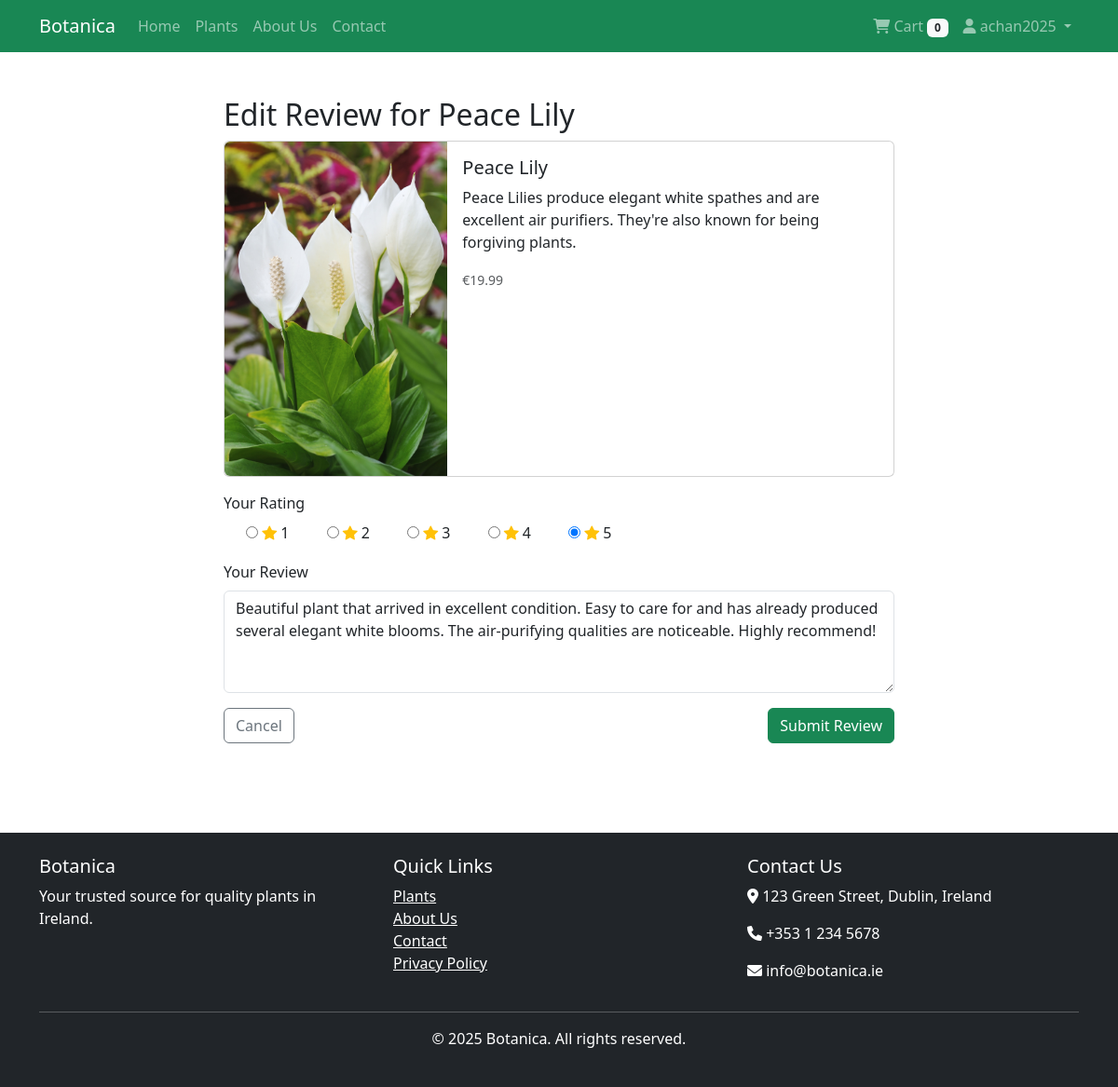
The app's page /reviews/edit/1/ (signed in) with its own data.
### products/models.py (models this page shows, shortened)
class Plant(models.Model):
    DIFFICULTY_CHOICES = (
        ('easy', 'Easy'),
        ('medium', 'Medium'),
        ('hard', 'Hard'),
    )
    name = models.CharField(max_length=100)
    category = models.ForeignKey(Category, on_delete=models.CASCADE, related_name='plants')
    price = models.DecimalField(max_digits=10, decimal_places=2)
    description = models.TextField()
    care_instructions = models.TextField(blank=True)
    difficulty = models.CharField(max_length=10, choices=DIFFICULTY_CHOICES, default='medium')
    image = models.ImageField(upload_to='plants/', blank=True)
    stock = models.PositiveIntegerField(default=0)
    available = models.BooleanField(default=True)
    created = models.DateTimeField(auto_now_add=True)
    updated = models.DateTimeField(auto_now=True)

### reviews/models.py (models this page shows, shortened)
class Review(models.Model):
    user = models.ForeignKey(User, on_delete=models.CASCADE)
    plant = models.ForeignKey(Plant, on_delete=models.CASCADE, related_name='reviews')
    rating = models.IntegerField(validators=[MinValueValidator(1), MaxValueValidator(5)])
    comment = models.TextField()
    created = models.DateTimeField(auto_now_add=True)
    class Meta:
        ordering = ['-created']
        unique_together = ('user', 'plant')

### reviews/views.py (the view)
# urls.py: path('edit/<int:review_id>/', views.edit_review, name='edit_review'),
@login_required
def edit_review(request, review_id):
    review = get_object_or_404(Review, id=review_id, user=request.user)
    product = review.plant
    if request.method == 'POST':
        form = ReviewForm(request.POST, instance=review)
        if form.is_valid():
            form.save()
            messages.success(request, 'Your review has been updated successfully!')
            return redirect('products:product_detail', id=product.id)
    else:
        form = ReviewForm(instance=review)
    return render(request, 'reviews/review_form.html', {
        'form': form,
        'product': product,
        'review': review,
        'action': 'Edit'
    })

### reviews/forms.py
class ReviewForm(forms.ModelForm):
    class Meta:
        model = Review
        fields = ['rating', 'comment']
        widgets = {
            'rating': forms.RadioSelect(
                attrs={'class': 'star-rating-input'},
                choices=[(5, '5'), (4, '4'), (3, '3'), (2, '2'), (1, '1')]
            ),
            'comment': forms.Textarea(
                attrs={
                    'class': 'form-control',
                    'rows': 4,
                    'placeholder': 'Share your thoughts about this plant...'
                }
            ),
        }
        labels = {
            'rating': 'Your Rating',
            'comment': 'Your Review',
        }

### cart/context_processors.py (called while the page is built)
def cart(request):
    if request.user.is_authenticated:
        cart_items = CartItem.objects.filter(user=request.user)
    else:
        session_id = request.session.session_key
        if not session_id:
            request.session.create()
            session_id = request.session.session_key
        cart_items = CartItem.objects.filter(session_id=session_id)
    total_items = sum(item.quantity for item in cart_items)
    total_price = sum(item.total_price() for item in cart_items)
    return {
        'cart_items': cart_items,
        'total_items': total_items,
        'total_price': total_price,
    }

### templates/reviews/review_form.html (shortened to what this page needs)
{% extends "base.html" %}
{% load static %}
{% block content %}
<div class="container mt-5">
  <div class="row">
    <div class="col-md-8 offset-md-2">
      <h2>{{ action }} Review for {{ product.name }}</h2>
      <div class="card mb-3">
        <div class="row g-0">
          <div class="col-md-4">
            {% if product.image %}
              <img src="{{ product.image.url }}" class="img-fluid rounded-start" alt="{{ product.name }}">
            {% else %}
              <img src="{% static 'images/no_image.png' %}" class="img-fluid rounded-start" alt="No image available">
            {% endif %}
          </div>
          <div class="col-md-8">
            <div class="card-body">
              <h5 class="card-title">{{ product.name }}</h5>
              <p class="card-text">{{ product.description|truncatewords:30 }}</p>
              <p class="card-text"><small class="text-muted">€{{ product.price }}</small></p>
            </div>
          </div>
        </div>
      </div>
      <form method="post" class="mb-5">
        <div class="mb-3">
          <label class="form-label">Your Rating</label>
          <div class="star-rating-container">
            <div class="rating-options">
              {% for radio in form.rating %}
                <div class="form-check form-check-inline">
                  {{ radio.tag }}
                  <label class="form-check-label" for="{{ radio.id_for_label }}">
                    <i class="bi bi-star-fill"></i> {{ radio.choice_label }}
                  </label>
                </div>
              {% endfor %}
            </div>
          </div>
        </div>
        <div class="mb-3">
          <label class="form-label">Your Review</label>
          {{ form.comment }}
        </div>
        <div class="d-flex justify-content-between">
          <a href="{% url 'products:product_detail' id=product.id %}" class="btn btn-outline-secondary">Cancel</a>
          <button type="submit" class="btn btn-success">Submit Review</button>
        </div>
      </form>
    </div>
  </div>
</div>
{% endblock %}

### templates/base.html (shortened to what this page needs)
<!DOCTYPE html>
<html lang="en">
<head>
    <link href="https://cdn.jsdelivr.net/npm/bootstrap@5.3.0/dist/css/bootstrap.min.css" rel="stylesheet">
    <link rel="stylesheet" href="https://cdnjs.cloudflare.com/ajax/libs/font-awesome/6.0.0/css/all.min.css">
    <link rel="stylesheet" href="https://cdn.jsdelivr.net/npm/bootstrap-icons@1.11.0/font/bootstrap-icons.css">
</head>
<body>
    <header>
        <nav class="navbar navbar-expand-lg navbar-dark bg-success">
            <div class="container">
                <a class="navbar-brand" href="/">Botanica</a>
                <div class="collapse navbar-collapse" id="navbarNav">
                    <ul class="navbar-nav me-auto">
                        <li class="nav-item">
                            <a class="nav-link" href="/">Home</a>
                        </li>
                        <li class="nav-item">
                            <a class="nav-link" href="/products/">Plants</a>
                        </li>
                        <li class="nav-item">
                            <a class="nav-link" href="/about/">About Us</a>
                        </li>
                        <li class="nav-item">
                            <a class="nav-link" href="/contact/">Contact</a>
                        </li>
                    </ul>
                    <ul class="navbar-nav ms-auto">
                        <li class="nav-item">
                            <a class="nav-link" href="/cart/">
                                <i class="fas fa-shopping-cart"></i> Cart
                                <span class="badge bg-light text-dark">{{ total_items|default:"0" }}</span>
                            </a>
                        </li>
                        {% if user.is_authenticated %}
                            <li class="nav-item dropdown">
                                <a class="nav-link dropdown-toggle" href="#" id="navbarDropdown" role="button" data-bs-toggle="dropdown">
                                    <i class="fas fa-user"></i> {{ user.username }}
                                </a>
                            </li>
                        {% endif %}
                    </ul>
                </div>
            </div>
        </nav>
    </header>
    <main class="container my-4">
        {% block content %}{% endblock %}
    </main>
    <footer class="bg-dark text-white py-4 mt-5">
        <div class="container">
            <div class="row">
                <div class="col-md-4">
                    <h5>Botanica</h5>
                    <p>Your trusted source for quality plants in Ireland.</p>
                </div>
                <div class="col-md-4">
                    <h5>Quick Links</h5>
                    <ul class="list-unstyled">
                        <li><a href="/products/" class="text-white">Plants</a></li>
                        <li><a href="/about/" class="text-white">About Us</a></li>
                        <li><a href="/contact/" class="text-white">Contact</a></li>
                        <li><a href="/privacy/" class="text-white">Privacy Policy</a></li>
                    </ul>
                </div>
                <div class="col-md-4">
                    <h5>Contact Us</h5>
                    <address>
                        <p><i class="fas fa-map-marker-alt"></i> 123 Green Street, Dublin, Ireland</p>
                        <p><i class="fas fa-phone"></i> +353 1 234 5678</p>
                        <p><i class="fas fa-envelope"></i> info@botanica.ie</p>
                    </address>
                </div>
            </div>
            <hr>
            <div class="text-center">
                <p>&copy; {% now "Y" %} Botanica. All rights reserved.</p>
            </div>
        </div>
    </footer>
</body>
</html>

### templates/reviews/review_form.html (style rules this page uses)
.star-rating-container { margin-bottom: 1rem; }
.rating-options { display: flex; flex-direction: row-reverse; justify-content: flex-end; }
.rating-options .form-check { margin-right: 1rem; }
.rating-options .bi-star-fill { color: #ffc107; }

### records on screen
Plant: name "Peace Lily", image (picture), description "Peace Lilies produce elegant white spathes and are excellent air purifiers. They're also known for being forgiving plants.", price "19.99"
Review: comment "Beautiful plant that arrived in excellent condition. Easy to care for and has already produced several elegant white blooms. The air-purifying qualities are noticeable. Highly recommend!"

### other values on screen
{{ total_items|default:"0" }} "0"
{{ user.username }} "achan2025"
{{ action }} "Edit"
{{ radio.choice_label }} "5" "4" "3" "2" "1"
